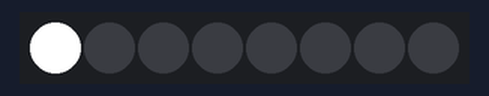
Simulated run of this program. Board: Raspberry Pi Pico running MicroPython. Parts: 8 RGB LEDs in strip order, left to right. Dim RGB values are drawn brighter than linear.

Above: at 0.05 s.
At 1.15 s:
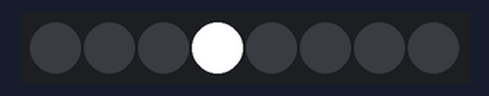
At 2.36 s:
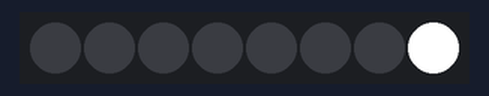
At 4.83 s:
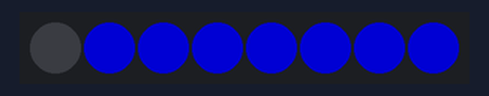
At 5.63 s:
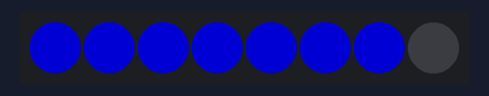
At 13.0 s:
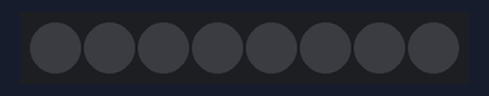
Timing chart, 0 to 40.0 s (numbered marks = the images above):
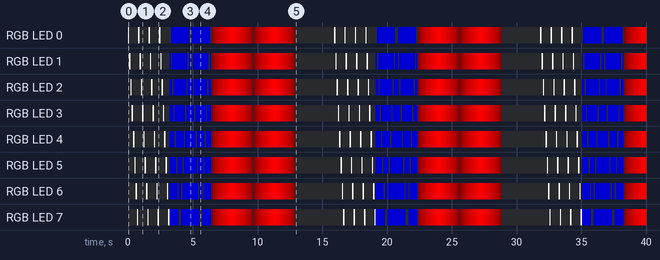

The program:

A08_2.py
```python
# --1--> Importar los módulos necesarios
import machine, neopixel
import time # <--1--

# --2--> Crear objeto definiendo el pin y el numero de LEDs
np = neopixel.NeoPixel(machine.Pin(0), 8) # <--2--

# --3--> Funcion con las distintas secuencias
def demo(np):
    n = np.n # Numero de LEDs

    # Ruleta de encendido en blanco a brillo maximo
    for i in range(4 * n):
        for j in range(n):
            np[j] = (0, 0, 0)
        np[i % n] = (255, 255, 255)
        np.write()
        time.sleep_ms(100)

    # Efecto rebote
    for i in range(4 * n):
        for j in range(n):
            np[j] = (0, 0, 128)
        if (i // n) % 2 == 0:
            np[i % n] = (0, 0, 0)
        else:
            np[n - 1 - (i % n)] = (0, 0, 0)
        np.write()
        time.sleep_ms(100)

    # Fundido rojo de menos a mas brillo y viceversa
    for i in range(0, 4 * 256, 8):
        for j in range(n):
            if (i // 256) % 2 == 0:
                val = i & 0xff
            else:
                val = 255 - (i & 0xff)
            np[j] = (val, 0, 0)
        np.write()
        time.sleep_ms(50)

   # Apagado
    for i in range(n):
        np[i] = (0, 0, 0)
    np.write()
    time.sleep(3)
# <--4--

while True:
    demo(np)
```

Measured:
- by itself, RGB LED 0: off → RGB(255, 255, 255) at 0.00 s, → off 0.10 s later, → RGB(255, 255, 255) 0.70 s later, → off 0.10 s later, … (324 changes in this stretch)
- by itself, RGB LED 1: off → RGB(255, 255, 255) at 0.10 s, → off 0.10 s later, → RGB(255, 255, 255) 0.70 s later, → off 0.10 s later, … (342 changes in this stretch)
- by itself, everything shown: repeats every 15.9 s, in 190 steps
